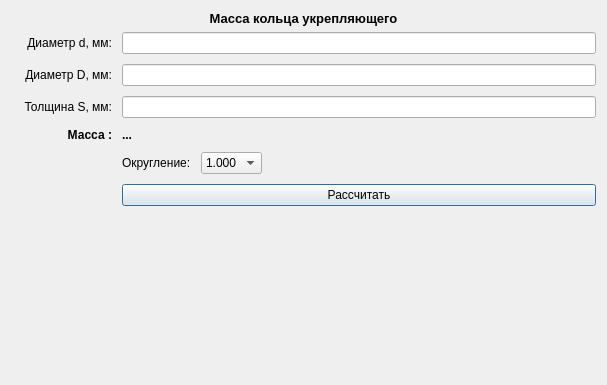
<?xml version="1.0" encoding="UTF-8"?>
<ui version="4.0">
 <class>Form</class>
 <widget class="QWidget" name="Form">
  <property name="geometry">
   <rect>
    <x>0</x>
    <y>0</y>
    <width>607</width>
    <height>385</height>
   </rect>
  </property>
  <property name="windowTitle">
   <string>Form</string>
  </property>
  <layout class="QGridLayout" name="gridLayout_2">
   <item row="1" column="0" colspan="2">
    <widget class="QLabel" name="label">
     <property name="enabled">
      <bool>true</bool>
     </property>
     <property name="font">
      <font>
       <pointsize>10</pointsize>
       <weight>75</weight>
       <bold>true</bold>
      </font>
     </property>
     <property name="layoutDirection">
      <enum>Qt::LeftToRight</enum>
     </property>
     <property name="text">
      <string>Масса кольца укрепляющего</string>
     </property>
     <property name="alignment">
      <set>Qt::AlignCenter</set>
     </property>
     <property name="margin">
      <number>3</number>
     </property>
    </widget>
   </item>
   <item row="4" column="0">
    <widget class="QLabel" name="Images">
     <property name="text">
      <string/>
     </property>
     <property name="pixmap">
      <pixmap>../../engineer_helper_appqt/data/images/images_vesseles/кольцо диаметры.png</pixmap>
     </property>
    </widget>
   </item>
   <item row="4" column="1">
    <layout class="QGridLayout" name="gridLayout">
     <property name="spacing">
      <number>10</number>
     </property>
     <item row="3" column="2">
      <widget class="QLabel" name="result_field">
       <property name="font">
        <font>
         <pointsize>9</pointsize>
         <weight>75</weight>
         <bold>true</bold>
        </font>
       </property>
       <property name="text">
        <string>...</string>
       </property>
      </widget>
     </item>
     <item row="3" column="1">
      <widget class="QLabel" name="label_5">
       <property name="font">
        <font>
         <pointsize>9</pointsize>
         <weight>75</weight>
         <bold>true</bold>
        </font>
       </property>
       <property name="text">
        <string>Масса :</string>
       </property>
       <property name="alignment">
        <set>Qt::AlignRight|Qt::AlignTrailing|Qt::AlignVCenter</set>
       </property>
      </widget>
     </item>
     <item row="0" column="1">
      <widget class="QLabel" name="label_2">
       <property name="text">
        <string>Диаметр d, мм:</string>
       </property>
       <property name="alignment">
        <set>Qt::AlignRight|Qt::AlignTrailing|Qt::AlignVCenter</set>
       </property>
      </widget>
     </item>
     <item row="2" column="1">
      <widget class="QLabel" name="label_3">
       <property name="text">
        <string>Толщина S, мм:</string>
       </property>
       <property name="alignment">
        <set>Qt::AlignRight|Qt::AlignTrailing|Qt::AlignVCenter</set>
       </property>
      </widget>
     </item>
     <item row="0" column="2">
      <widget class="QLineEdit" name="input_field_d"/>
     </item>
     <item row="2" column="2">
      <widget class="QLineEdit" name="input_field_s"/>
     </item>
     <item row="4" column="2">
      <layout class="QHBoxLayout" name="horizontalLayout_3">
       <item>
        <widget class="QLabel" name="label_6">
         <property name="text">
          <string>Округление:</string>
         </property>
        </widget>
       </item>
       <item>
        <widget class="QComboBox" name="selection_rounding">
         <item>
          <property name="text">
           <string>1.000</string>
          </property>
         </item>
         <item>
          <property name="text">
           <string>1.00</string>
          </property>
         </item>
         <item>
          <property name="text">
           <string>1.0</string>
          </property>
         </item>
         <item>
          <property name="text">
           <string>1</string>
          </property>
         </item>
        </widget>
       </item>
       <item>
        <spacer name="horizontal_spacer_2">
         <property name="orientation">
          <enum>Qt::Horizontal</enum>
         </property>
         <property name="sizeHint" stdset="0">
          <size>
           <width>20</width>
           <height>20</height>
          </size>
         </property>
        </spacer>
       </item>
      </layout>
     </item>
     <item row="5" column="2">
      <widget class="QPushButton" name="button_calculate">
       <property name="text">
        <string>Рассчитать</string>
       </property>
       <property name="autoDefault">
        <bool>true</bool>
       </property>
       <property name="default">
        <bool>true</bool>
       </property>
      </widget>
     </item>
     <item row="6" column="2">
      <spacer name="verticalSpacer_2">
       <property name="orientation">
        <enum>Qt::Vertical</enum>
       </property>
       <property name="sizeHint" stdset="0">
        <size>
         <width>20</width>
         <height>40</height>
        </size>
       </property>
      </spacer>
     </item>
     <item row="1" column="1">
      <widget class="QLabel" name="label_4">
       <property name="text">
        <string>Диаметр D, мм:</string>
       </property>
       <property name="alignment">
        <set>Qt::AlignRight|Qt::AlignTrailing|Qt::AlignVCenter</set>
       </property>
      </widget>
     </item>
     <item row="1" column="2">
      <widget class="QLineEdit" name="input_field_d2"/>
     </item>
    </layout>
   </item>
   <item row="5" column="1">
    <spacer name="verticalSpacer">
     <property name="orientation">
      <enum>Qt::Vertical</enum>
     </property>
     <property name="sizeHint" stdset="0">
      <size>
       <width>20</width>
       <height>40</height>
      </size>
     </property>
    </spacer>
   </item>
  </layout>
 </widget>
 <tabstops>
  <tabstop>input_field_d</tabstop>
  <tabstop>input_field_d2</tabstop>
  <tabstop>input_field_s</tabstop>
  <tabstop>selection_rounding</tabstop>
  <tabstop>button_calculate</tabstop>
 </tabstops>
 <resources/>
 <connections/>
</ui>
